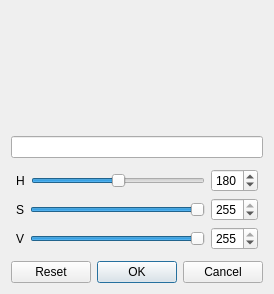
<?xml version="1.0" encoding="UTF-8"?>
<ui version="4.0">
 <class>ColorPickerDialog</class>
 <widget class="QWidget" name="ColorPickerDialog">
  <property name="geometry">
   <rect>
    <x>0</x>
    <y>0</y>
    <width>262</width>
    <height>294</height>
   </rect>
  </property>
  <property name="windowTitle">
   <string>ColorPicker</string>
  </property>
  <layout class="QVBoxLayout" name="verticalLayout_2">
   <item>
    <widget class="QWidget" name="wcolor" native="true">
     <property name="sizePolicy">
      <sizepolicy hsizetype="Preferred" vsizetype="Preferred">
       <horstretch>0</horstretch>
       <verstretch>0</verstretch>
      </sizepolicy>
     </property>
     <property name="minimumSize">
      <size>
       <width>0</width>
       <height>50</height>
      </size>
     </property>
    </widget>
   </item>
   <item>
    <widget class="QLineEdit" name="leColor">
     <property name="alignment">
      <set>Qt::AlignCenter</set>
     </property>
    </widget>
   </item>
   <item>
    <layout class="QVBoxLayout" name="verticalLayout_3">
     <item>
      <layout class="QVBoxLayout" name="verticalLayout">
       <property name="leftMargin">
        <number>5</number>
       </property>
       <property name="topMargin">
        <number>5</number>
       </property>
       <property name="rightMargin">
        <number>5</number>
       </property>
       <property name="bottomMargin">
        <number>5</number>
       </property>
       <item>
        <layout class="QHBoxLayout" name="horizontalLayout">
         <item>
          <widget class="QLabel" name="label">
           <property name="text">
            <string notr="true">H</string>
           </property>
          </widget>
         </item>
         <item>
          <widget class="QColorPickerSlider" name="hueSlider">
           <property name="maximum">
            <number>359</number>
           </property>
           <property name="value">
            <number>180</number>
           </property>
           <property name="orientation">
            <enum>Qt::Horizontal</enum>
           </property>
          </widget>
         </item>
         <item>
          <widget class="QSpinBox" name="sbHue">
           <property name="minimumSize">
            <size>
             <width>40</width>
             <height>0</height>
            </size>
           </property>
           <property name="maximum">
            <number>359</number>
           </property>
           <property name="value">
            <number>180</number>
           </property>
          </widget>
         </item>
        </layout>
       </item>
       <item>
        <layout class="QHBoxLayout" name="horizontalLayout_2">
         <item>
          <widget class="QLabel" name="label_2">
           <property name="text">
            <string notr="true">S</string>
           </property>
          </widget>
         </item>
         <item>
          <widget class="QColorPickerSlider" name="saturationSlider">
           <property name="maximum">
            <number>255</number>
           </property>
           <property name="value">
            <number>255</number>
           </property>
           <property name="orientation">
            <enum>Qt::Horizontal</enum>
           </property>
          </widget>
         </item>
         <item>
          <widget class="QSpinBox" name="sbSaturation">
           <property name="minimumSize">
            <size>
             <width>40</width>
             <height>0</height>
            </size>
           </property>
           <property name="maximum">
            <number>255</number>
           </property>
           <property name="value">
            <number>255</number>
           </property>
          </widget>
         </item>
        </layout>
       </item>
       <item>
        <layout class="QHBoxLayout" name="horizontalLayout_3">
         <item>
          <widget class="QLabel" name="label_3">
           <property name="text">
            <string notr="true">V</string>
           </property>
          </widget>
         </item>
         <item>
          <widget class="QColorPickerSlider" name="brightnessSlider">
           <property name="maximum">
            <number>255</number>
           </property>
           <property name="value">
            <number>255</number>
           </property>
           <property name="orientation">
            <enum>Qt::Horizontal</enum>
           </property>
          </widget>
         </item>
         <item>
          <widget class="QSpinBox" name="sbBrightness">
           <property name="minimumSize">
            <size>
             <width>40</width>
             <height>0</height>
            </size>
           </property>
           <property name="maximum">
            <number>255</number>
           </property>
           <property name="value">
            <number>255</number>
           </property>
          </widget>
         </item>
        </layout>
       </item>
      </layout>
     </item>
     <item>
      <widget class="QDialogButtonBox" name="buttonBox">
       <property name="standardButtons">
        <set>QDialogButtonBox::Cancel|QDialogButtonBox::Ok|QDialogButtonBox::Reset</set>
       </property>
      </widget>
     </item>
    </layout>
   </item>
  </layout>
 </widget>
 <customwidgets>
  <customwidget>
   <class>QColorPickerSlider</class>
   <extends>QSlider</extends>
   <header>control/qcolorpicker_slider.hpp</header>
  </customwidget>
 </customwidgets>
 <resources/>
 <connections>
  <connection>
   <sender>hueSlider</sender>
   <signal>valueChanged(int)</signal>
   <receiver>sbHue</receiver>
   <slot>setValue(int)</slot>
   <hints>
    <hint type="sourcelabel">
     <x>355</x>
     <y>43</y>
    </hint>
    <hint type="destinationlabel">
     <x>414</x>
     <y>40</y>
    </hint>
   </hints>
  </connection>
  <connection>
   <sender>saturationSlider</sender>
   <signal>valueChanged(int)</signal>
   <receiver>sbSaturation</receiver>
   <slot>setValue(int)</slot>
   <hints>
    <hint type="sourcelabel">
     <x>332</x>
     <y>95</y>
    </hint>
    <hint type="destinationlabel">
     <x>409</x>
     <y>101</y>
    </hint>
   </hints>
  </connection>
  <connection>
   <sender>brightnessSlider</sender>
   <signal>valueChanged(int)</signal>
   <receiver>sbBrightness</receiver>
   <slot>setValue(int)</slot>
   <hints>
    <hint type="sourcelabel">
     <x>340</x>
     <y>155</y>
    </hint>
    <hint type="destinationlabel">
     <x>410</x>
     <y>159</y>
    </hint>
   </hints>
  </connection>
 </connections>
</ui>
